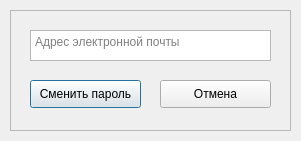
<?xml version="1.0" encoding="UTF-8"?>
<ui version="4.0">
 <class>Dialog</class>
 <widget class="QDialog" name="Dialog">
  <property name="geometry">
   <rect>
    <x>0</x>
    <y>0</y>
    <width>301</width>
    <height>141</height>
   </rect>
  </property>
  <property name="windowTitle">
   <string>Dialog</string>
  </property>
  <widget class="QFrame" name="frame">
   <property name="geometry">
    <rect>
     <x>10</x>
     <y>10</y>
     <width>281</width>
     <height>121</height>
    </rect>
   </property>
   <property name="frameShape">
    <enum>QFrame::StyledPanel</enum>
   </property>
   <property name="frameShadow">
    <enum>QFrame::Raised</enum>
   </property>
   <widget class="QPushButton" name="changePasswordButton">
    <property name="geometry">
     <rect>
      <x>20</x>
      <y>70</y>
      <width>111</width>
      <height>28</height>
     </rect>
    </property>
    <property name="text">
     <string>Сменить пароль</string>
    </property>
   </widget>
   <widget class="QTextEdit" name="emailTextEdit">
    <property name="geometry">
     <rect>
      <x>20</x>
      <y>20</y>
      <width>241</width>
      <height>31</height>
     </rect>
    </property>
    <property name="html">
     <string>&lt;!DOCTYPE HTML PUBLIC &quot;-//W3C//DTD HTML 4.0//EN&quot; &quot;http://www.w3.org/TR/REC-html40/strict.dtd&quot;&gt;
&lt;html&gt;&lt;head&gt;&lt;meta name=&quot;qrichtext&quot; content=&quot;1&quot; /&gt;&lt;style type=&quot;text/css&quot;&gt;
p, li { white-space: pre-wrap; }
&lt;/style&gt;&lt;/head&gt;&lt;body style=&quot; font-family:'MS Shell Dlg 2'; font-size:7.8pt; font-weight:400; font-style:normal;&quot;&gt;
&lt;p style=&quot;-qt-paragraph-type:empty; margin-top:0px; margin-bottom:0px; margin-left:0px; margin-right:0px; -qt-block-indent:0; text-indent:0px; font-size:8pt;&quot;&gt;&lt;br /&gt;&lt;/p&gt;&lt;/body&gt;&lt;/html&gt;</string>
    </property>
    <property name="placeholderText" stdset="0">
     <string>Адрес электронной почты</string>
    </property>
   </widget>
   <widget class="QPushButton" name="cancelButton">
    <property name="geometry">
     <rect>
      <x>150</x>
      <y>70</y>
      <width>111</width>
      <height>28</height>
     </rect>
    </property>
    <property name="text">
     <string>Отмена</string>
    </property>
   </widget>
  </widget>
 </widget>
 <resources/>
 <connections/>
</ui>
